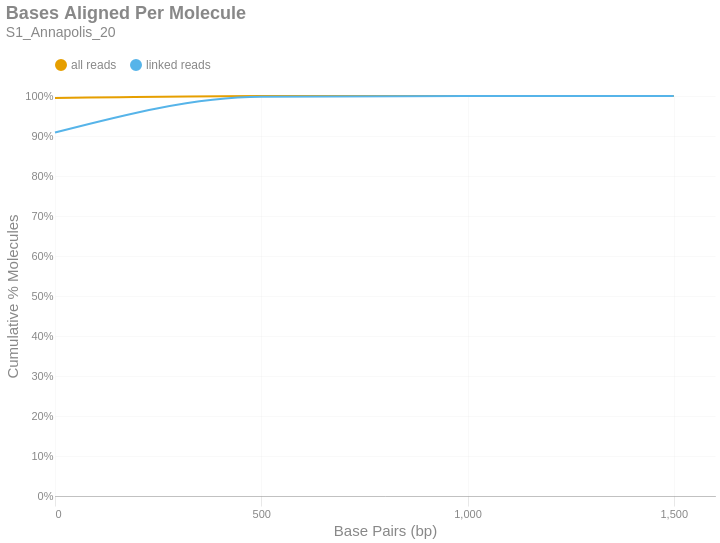

The cell this chart's notebook holds for it:
### Markdown cell above
### Bases Aligned Per Molecule
This is a cumulative frequency distribution showing the number of base pairs aligned per unique molecule. These data are shown in 500 bp bins. There are two distributions: one with `all reads` (yellow) and another with only `linked reads` (blue). The percent of molecules in the `linked reads` distribution is relative to the total number of linked molecules.

### Code cell
if SKIPLR:
    print_html(f"Skipped")
else:
    binned_df = consolidated_hist(valids['aligned_bp'], mask, 500, True)
    with SafeRender(binned_df):
        (
            density_plot(binned_df, 'Bases Aligned Per Molecule', samplename, 'basesper')
            .encode(
                x=alt.X('bin:Q', title="Base Pairs (bp)").axis(tickMinStep=500).scale(padding=0),
                y=alt.Y('value:Q', title='Cumulative % Molecules')
                    .axis(format='%')
                    .scale(domain = [0,1])
                    .stack(False),
                color=alt.Color("key:N").scale(domain = ["all reads", "linked reads"]),
                tooltip = [
                    alt.Tooltip("key:N", title = "Data Type"),
                    alt.Tooltip("range_label:N", title="Bases Aligned Per Molecule"),
                    alt.Tooltip("value:Q", format = ".2%", title="% Molecules (Cum.)")
                ]
            )
        ).display()

### Figure 1 — Vega-Lite specification as saved in the notebook (floating-point values rounded to 4 significant figures)
{"width": "container", "height": 400, "config": {"title": {"anchor": "start", "dy": -15, "fontSize": 18, "color": "#888888", "subtitleColor": "#888888", "subtitleFontSize": 14}, "arc": {"fill": "#0072B2"}, "axis": {"domainColor": "#888888", "domainWidth": 0.5, "gridWidth": 0.2, "grid": false, "titleFontWeight": 400, "titleFontSize": 15, "labelFontSize": 11, "labelColor": "#888888", "tickColor": "#888888", "tickWidth": 0.2, "titleColor": "#888888"}, "axisBand": {"grid": false}, "axisX": {"grid": true, "tickSize": 10, "domainCap": "round"}, "axisY": {"domain": false, "grid": true, "tickSize": 0, "domainCap": "round"}, "background": "transparent", "header": {"labelFontSize": 15, "labelColor": "#888888", "titleFontSize": 15, "titleFontWeight": 600, "titleColor": "#888888"}, "legend": {"labelFont": "sans-serif", "labelFontSize": 12, "labelColor": "#888888", "symbolSize": 100, "symbolType": "circle", "titleFontSize": 12, "titlePadding": 10, "titleColor": "#888888", "title": null, "orient": "top"}, "range": {"category": ["#E69F00", "#56B4E9", "#009E73", "#F0E442", "#0072B2", "#D55E00", "#CC79A7", "#000000"], "diverging": ["#cfe8f3", "#a2d4ec", "#73bfe2", "#46abdb", "#1696d2", "#12719e"]}, "area": {"fill": "#0072B2", "fillOpacity": 0.7, "line": true, "strokeOpacity": 0.7}, "line": {"color": "#0072B2", "stroke": "#0072B2", "strokeWidth": 2}, "trail": {"color": "#0072B2", "stroke": "#0072B2", "strokeWidth": 0, "size": 1}, "point": {"filled": true, "fillOpacity": 1.0, "size": 95}, "text": {"color": "#888888", "fontSize": 11, "align": "right", "fontWeight": 400, "size": 11}, "bar": {"fill": "#0072B2", "stroke": null}, "view": {"stroke": null, "continuousWidth": 660, "continuousHeight": 400}}, "data": {"name": "data-d3aa89c5e3d11f976a5c2ac5b61de304"}, "mark": {"type": "line", "interpolate": "monotone", "point": {"opacity": 0, "size": 275}}, "encoding": {"color": {"field": "key", "scale": {"domain": ["all reads", "linked reads"]}, "type": "nominal"}, "tooltip": [{"field": "key", "title": "Data Type", "type": "nominal"}, {"field": "range_label", "title": "Bases Aligned Per Molecule", "type": "nominal"}, {"field": "value", "format": ".2%", "title": "% Molecules (Cum.)", "type": "quantitative"}], "x": {"axis": {"tickMinStep": 500}, "field": "bin", "scale": {"padding": 0}, "title": "Base Pairs (bp)", "type": "quantitative"}, "y": {"axis": {"format": "%"}, "field": "value", "scale": {"domain": [0, 1]}, "stack": false, "title": "Cumulative % Molecules", "type": "quantitative"}}, "params": [{"name": "param_c36ac31b6afebe62", "select": {"type": "point", "fields": ["key"]}, "bind": "legend"}], "title": {"text": "Bases Aligned Per Molecule", "subtitle": "S1_Annapolis_20"}, "transform": [{"fold": ["all reads (cumsum)", "linked reads (cumsum)"]}, {"calculate": "replace(datum.key, ' (cumsum)', '')", "as": "key"}, {"filter": {"param": "param_c36ac31b6afebe62"}}], "usermeta": {"embedOptions": {"downloadFileName": "S1_Annapolis_20.basesper"}}, "$schema": "https://vega.github.io/schema/vega-lite/v6.1.0.json", "datasets": {"data-d3aa89c5e3d11f976a5c2ac5b61de304": [{"bin": "0.0", "interval": "0.0-500.0", "all reads": 0.9948, "linked reads": 0.9088, "all reads (cumsum)": 0.9948, "linked reads (cumsum)": 0.9088, "range_label": "0-499"}, {"bin": "500.0", "interval": "500.0-1000.0", "all reads": 0.005132, "linked reads": 0.08937, "all reads (cumsum)": 0.9999, "linked reads (cumsum)": 0.9982, "range_label": "500-999"}, {"bin": "1000.0", "interval": "1000.0-1500.0", "all reads": 0.0001025, "linked reads": 0.001751, "all reads (cumsum)": 1.0, "linked reads (cumsum)": 0.9999, "range_label": "1000-1499"}, {"bin": "1500.0", "interval": "1500.0-2000.0", "all reads": 3.766e-06, "linked reads": 7.024e-05, "all reads (cumsum)": 1.0, "linked reads (cumsum)": 1.0, "range_label": "1500-1999"}]}}
